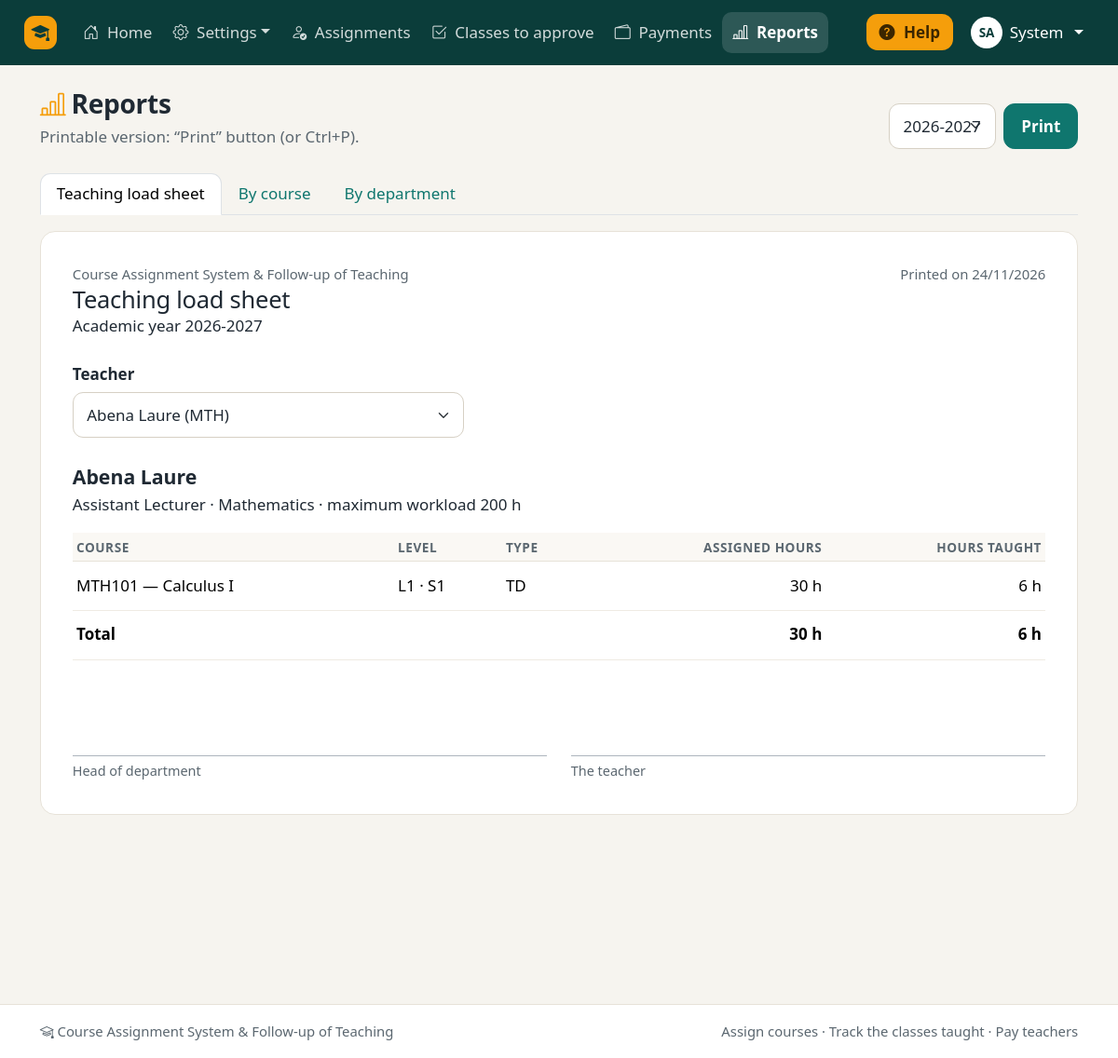
Screenshot of /admin/reports.php (signed in) with the database file from the repository.
### tables this page shows
CREATE TABLE users (
    id             INT AUTO_INCREMENT PRIMARY KEY,
    last_name      VARCHAR(80)  NOT NULL,
    first_name     VARCHAR(80)  NOT NULL,
    email          VARCHAR(150) NOT NULL UNIQUE,
    password_hash  VARCHAR(255) NOT NULL,
    role           ENUM('admin','head','teacher','accountant') NOT NULL DEFAULT 'teacher',
    department_id  INT NULL,
    academic_rank  VARCHAR(50) NULL,
    max_load       INT NOT NULL DEFAULT 0,
    phone          VARCHAR(30) NULL,
    is_active      TINYINT(1) NOT NULL DEFAULT 1,
    created_at     DATETIME NOT NULL DEFAULT CURRENT_TIMESTAMP,
    CONSTRAINT fk_user_department FOREIGN KEY (department_id) REFERENCES departments(id) ON DELETE SET NULL
);

CREATE TABLE academic_years (
    id          INT AUTO_INCREMENT PRIMARY KEY,
    label       VARCHAR(9) NOT NULL UNIQUE,
    start_date  DATE NOT NULL,
    end_date    DATE NOT NULL,
    is_active   TINYINT(1) NOT NULL DEFAULT 0
);

CREATE TABLE assignments (
    id           INT AUTO_INCREMENT PRIMARY KEY,
    course_id    INT NOT NULL,
    teacher_id   INT NOT NULL,
    year_id      INT NOT NULL,
    type         ENUM('CM','TD','TP') NOT NULL,
    hours        DECIMAL(6,2) NOT NULL,
    status       ENUM('proposed','accepted','disputed','approved') NOT NULL DEFAULT 'approved',
    comment      VARCHAR(255) NULL,
    assigned_by  INT NULL,
    created_at   DATETIME NOT NULL DEFAULT CURRENT_TIMESTAMP,
    updated_at   DATETIME NULL ON UPDATE CURRENT_TIMESTAMP,
    CONSTRAINT uq_assignment UNIQUE (course_id, teacher_id, year_id, type),
    CONSTRAINT fk_assignment_course FOREIGN KEY (course_id) REFERENCES courses(id),
    CONSTRAINT fk_assignment_teacher FOREIGN KEY (teacher_id) REFERENCES users(id),
    CONSTRAINT fk_assignment_year FOREIGN KEY (year_id) REFERENCES academic_years(id),
    CONSTRAINT fk_assignment_assigned_by FOREIGN KEY (assigned_by) REFERENCES users(id) ON DELETE SET NULL
);

CREATE TABLE courses (
    id             INT AUTO_INCREMENT PRIMARY KEY,
    code           VARCHAR(20)  NOT NULL UNIQUE,
    title          VARCHAR(150) NOT NULL,
    department_id  INT NOT NULL,
    level          VARCHAR(5)   NOT NULL,
    semester       TINYINT      NOT NULL,
    cm_hours       INT NOT NULL DEFAULT 0,
    td_hours       INT NOT NULL DEFAULT 0,
    tp_hours       INT NOT NULL DEFAULT 0,
    credits        INT NOT NULL DEFAULT 0,
    is_active      TINYINT(1) NOT NULL DEFAULT 1,
    CONSTRAINT fk_course_department FOREIGN KEY (department_id) REFERENCES departments(id)
);

### includes/auth.php (called while the page is built, shortened)
<?php
require_once __DIR__ . '/functions.php';
function require_login(): array
{
    $user = current_user();
    return $user;
}
function require_role(array $roles): array
{
    $user = require_login();
    return $user;
}
function require_active_year(): array
{
    $year = active_year();
    return $year;
}

### admin/reports.php (the view, shortened to what this page needs)
<?php
require_once __DIR__ . '/../includes/auth.php';
$user = require_role(['admin', 'head']);
$activeYear = require_active_year();
$isAdmin = $user['role'] === 'admin';
$scopeDepartment = $isAdmin ? null : (int) $user['department_id'];
$years = db_all('SELECT * FROM academic_years ORDER BY start_date DESC');
$yearId = (int) (get('year') ?: $activeYear['id']);
$year = db_one('SELECT * FROM academic_years WHERE id = ?', 'i', [$yearId]) ?? $activeYear;
$yearId = (int) $year['id'];
$type = in_array(get('type'), ['teacher', 'course', 'department'], true) ? get('type') : 'teacher';
$teachers = teachers_overview($yearId, $scopeDepartment);
$teacherId = (int) get('teacher_id') ?: (int) ($teachers[0]['id'] ?? 0);
$teacher = null;
foreach ($teachers as $t) {
    if ((int) $t['id'] === $teacherId) {
        $teacher = $t;
    }
}
$assignmentSql = "SELECT a.*, c.code, c.title, c.level, c.semester, c.department_id, d.code AS department_code, d.name AS department_name,
                         u.last_name, u.first_name, u.academic_rank,
                         (SELECT COALESCE(SUM(s.duration), 0) FROM class_sessions s WHERE s.assignment_id = a.id AND s.status = 'approved') AS approved_hours
                  FROM assignments a
                  JOIN courses c ON c.id = a.course_id
                  JOIN departments d ON d.id = c.department_id
                  JOIN users u ON u.id = a.teacher_id
                  WHERE a.year_id = ?";
if ($type === 'teacher' && $teacher) {
    $rows = db_all($assignmentSql . " AND a.teacher_id = ? ORDER BY c.semester, c.code, FIELD(a.type, 'CM', 'TD', 'TP')", 'ii', [$yearId, $teacherId]);
}
$tabs = ['teacher' => 'Teaching load sheet', 'course' => 'By course', 'department' => 'By department'];
require __DIR__ . '/../includes/header.php';
?>
<div class="page-header no-print">
    <div>
        <h1><?= icon('bar-chart-line', 'greeting-icon') ?>Reports</h1>
        <p class="lead-text">Printable version: “Print” button (or Ctrl+P).</p>
    </div>
    <div class="d-flex gap-2">
        <form method="get" class="d-flex gap-2">
            <select name="year" class="form-select" aria-label="Year" onchange="this.form.submit()">
                <?php foreach ($years as $y): ?>
                    <option value="<?= (int) $y['id'] ?>"<?= selected($yearId, $y['id']) ?>><?= e($y['label']) ?></option>
                <?php endforeach; ?>
            </select>
        </form>
        <button type="button" class="btn btn-primary" data-print>Print</button>
    </div>
</div>
<ul class="nav nav-tabs mb-3 no-print">
    <?php foreach ($tabs as $key => $label): ?>
        <li class="nav-item">
            <a class="nav-link<?= $type === $key ? ' active' : '' ?>" href="<?= e(url('admin/reports.php?' . http_build_query(['type' => $key, 'year' => $yearId]))) ?>"><?= e($label) ?></a>
        </li>
    <?php endforeach; ?>
</ul>
<div class="print-sheet">
    <div class="d-flex justify-content-between align-items-start mb-4">
        <div>
            <div class="text-body-secondary small"><?= e(APP_NAME) ?><?= $isAdmin ? '' : ' · department ' . e($user['department_name']) ?></div>
            <h2 class="h4 mb-0"><?= e($tabs[$type]) ?></h2>
            <div>Academic year <?= e($year['label']) ?></div>
        </div>
        <div class="text-end small text-body-secondary">Printed on <?= date('d/m/Y') ?></div>
    </div>
<?php if ($type === 'teacher'): ?>
    <form method="get" class="mb-4 no-print" style="max-width: 420px">
        <label for="teacher_id" class="form-label">Teacher</label>
        <select class="form-select" id="teacher_id" name="teacher_id" onchange="this.form.submit()">
            <?php foreach ($teachers as $t): ?>
                <option value="<?= (int) $t['id'] ?>"<?= selected($teacherId, $t['id']) ?>><?= e($t['last_name'] . ' ' . $t['first_name']) ?> (<?= e($t['department_code']) ?>)</option>
            <?php endforeach; ?>
        </select>
    </form>
    <?php if ($teacher): ?>
        <div class="mb-3">
            <div class="fw-semibold fs-5"><?= e(full_name($teacher)) ?></div>
            <div><?= e($teacher['academic_rank']) ?> · <?= e($teacher['department_name']) ?> · maximum workload <?= hours($teacher['max_load']) ?></div>
        </div>
        <table class="table table-sm">
            <thead><tr><th>Course</th><th>Level</th><th>Type</th><th class="num">Assigned hours</th><th class="num">Hours taught</th></tr></thead>
            <tbody>
            <?php foreach ($rows as $a): ?>
                <tr><td><?= e($a['code'] . ' — ' . $a['title']) ?></td><td><?= e($a['level']) ?> · S<?= (int) $a['semester'] ?></td>
                    <td><?= e($a['type']) ?></td><td class="num"><?= hours($a['hours']) ?></td><td class="num"><?= hours($a['approved_hours']) ?></td></tr>
            <?php endforeach; ?>
            </tbody>
            <tfoot>
            <tr class="fw-bold"><td colspan="3">Total</td><td class="num"><?= hours($teacher['teaching_load']) ?></td><td class="num"><?= hours($teacher['approved_hours']) ?></td></tr>
            </tfoot>
        </table>
        <div class="row mt-5">
            <div class="col-6"><div class="signature-line">Head of department</div></div>
            <div class="col-6"><div class="signature-line">The teacher</div></div>
        </div>
    <?php else: ?>
        <p class="empty-state">No teacher.</p>
    <?php endif; ?>
<?php endif; ?>
</div>
<?php require __DIR__ . '/../includes/footer.php'; ?>

### includes/header.php (shortened to what this page needs)
<?php
$user = current_user();
$year = active_year();
$body_class = $body_class ?? '';
$scriptPath = ltrim(substr($_SERVER['SCRIPT_NAME'] ?? '', strlen(rtrim(BASE_URL, '/'))), '/');
$nav_active = $nav_active ?? $scriptPath;
$pendingCount = ($user && $user['role'] === 'admin') ? count(pending_signups()) : 0;
$teachingMenu = ['My teaching', [
    ['My courses and workload', 'teacher/dashboard.php', 'journal-text'],
    ['My classes', 'teacher/sessions.php', 'clock-history'],
    ['My money', 'teacher/payments.php', 'wallet2'],
], 'person-workspace'];
$menus = [
    'admin' => [
        ['Home', 'admin/dashboard.php', 'house-door'],
        ['Settings', [
            ['Users', 'admin/users.php', 'people'],
            ['Departments', 'admin/departments.php', 'building'],
            ['Courses', 'admin/courses.php', 'journal-bookmark'],
            ['Academic years', 'admin/years.php', 'calendar3'],
            ['Hourly rates', 'admin/rates.php', 'cash-coin'],
        ], 'gear'],
        ['Assignments', 'admin/assignments.php', 'person-check'],
        ['Classes to approve', 'head/sessions_validation.php', 'check2-square'],
        ['Payments', 'accountant/payments.php', 'wallet2'],
        ['Reports', 'admin/reports.php', 'bar-chart-line'],
    ],
    'head' => [
        ['Home', 'head/dashboard.php', 'house-door'],
        ['Assignments', 'head/assignments.php', 'person-check'],
        ['Courses', 'admin/courses.php', 'journal-bookmark'],
        ['Classes to approve', 'head/sessions_validation.php', 'check2-square'],
        ['Reports', 'admin/reports.php', 'bar-chart-line'],
        $teachingMenu,
    ],
    'teacher' => [
        ['Home', 'teacher/dashboard.php', 'house-door'],
        ['My classes', 'teacher/sessions.php', 'clock-history'],
        ['My money', 'teacher/payments.php', 'wallet2'],
    ],
    'accountant' => [
        ['Home', 'accountant/dashboard.php', 'house-door'],
        ['Payments', 'accountant/payments.php', 'wallet2'],
        ['New payment', 'accountant/payment_form.php', 'plus-circle'],
        ['Payment statements', 'accountant/statements.php', 'printer'],
    ],
];
$menu = $user ? ($menus[$user['role']] ?? []) : [];
?>
<!doctype html>
<html lang="en">
<head>
    <link rel="stylesheet" href="<?= e(url('assets/vendor/bootstrap/css/bootstrap.min.css')) ?>">
    <link rel="stylesheet" href="<?= e(url('assets/vendor/bootstrap-icons/bootstrap-icons.min.css')) ?>">
    <link rel="stylesheet" href="<?= e(url('assets/css/style.css')) ?>">
    <link rel="stylesheet" href="<?= e(url('assets/css/print.css')) ?>" media="print">
</head>
<body class="<?= e($body_class) ?>">
<?php if ($user): ?>
<nav class="navbar navbar-expand-xl navbar-dark app-navbar no-print">
    <div class="container-fluid px-lg-4">
        <a class="navbar-brand" href="<?= e(url(dashboard_path($user['role']))) ?>">
            <span class="brand-mark"><?= icon('mortarboard-fill') ?></span>
        </a>
        <div class="collapse navbar-collapse" id="mainNav">
            <ul class="navbar-nav me-auto mb-2 mb-xl-0">
                <?php foreach ($menu as [$label, $target, $iconName]): ?>
                    <?php if (is_array($target)):
                        $isActive = in_array($nav_active, array_column($target, 1), true); ?>
                        <li class="nav-item dropdown">
                            <a class="nav-link dropdown-toggle<?= $isActive ? ' active' : '' ?>" href="#" role="button"
                               data-bs-toggle="dropdown" aria-expanded="false"><?= icon($iconName) ?> <?= e($label) ?></a>
                        </li>
                    <?php else: ?>
                        <li class="nav-item">
                            <a class="nav-link<?= $nav_active === $target ? ' active' : '' ?>"
                               <?= $nav_active === $target ? 'aria-current="page"' : '' ?>
                               href="<?= e(url($target)) ?>"><?= icon($iconName) ?> <?= e($label) ?></a>
                        </li>
                    <?php endif; ?>
                <?php endforeach; ?>
            </ul>
            <div class="d-flex flex-wrap align-items-center gap-2">
                <button type="button" class="btn btn-help" data-bs-toggle="offcanvas" data-bs-target="#helpPanel" aria-controls="helpPanel">
                    <?= icon('question-circle-fill') ?> Help
                </button>
                <div class="dropdown">
                    <a class="nav-link dropdown-toggle text-white user-chip" href="#" role="button" data-bs-toggle="dropdown" aria-expanded="false">
                        <span class="avatar"><?= e(mb_strtoupper(mb_substr($user['first_name'], 0, 1) . mb_substr($user['last_name'], 0, 1))) ?></span>
                        <span><?= e($user['first_name']) ?></span>
                    </a>
                </div>
            </div>
        </div>
    </div>
</nav>
<?php endif; ?>
<main class="<?= $user ? 'container-xl py-4' : 'guest-main' ?>">

### rows the page displays
users: first_name+last_name "SA", first_name "System"
academic_years: label "2026-2027"
users: full_name($teacher) "Abena Laure", academic_rank "Assistant Lecturer", max_load "200 h"
assignments: course.title "MTH101 — Calculus I", course.level "L1", course.semester "1", type "TD", hours "30 h", approved_hours "6 h"

### other values shown
$label "Home"
$label "Settings"
$label "Assignments"
$label "Classes to approve"
$label "Payments"
$label "Reports"
$label "Teaching load sheet"
$label "By course"
$label "By department"
APP_NAME "Course Assignment System & Follow-up of Teaching"
$tabs[$type] "Teaching load sheet"
$teacher['department_name'] "Mathematics"
hours($teacher['teaching_load']) "30 h"
hours($teacher['approved_hours']) "6 h"
form field year "2026-2027"
